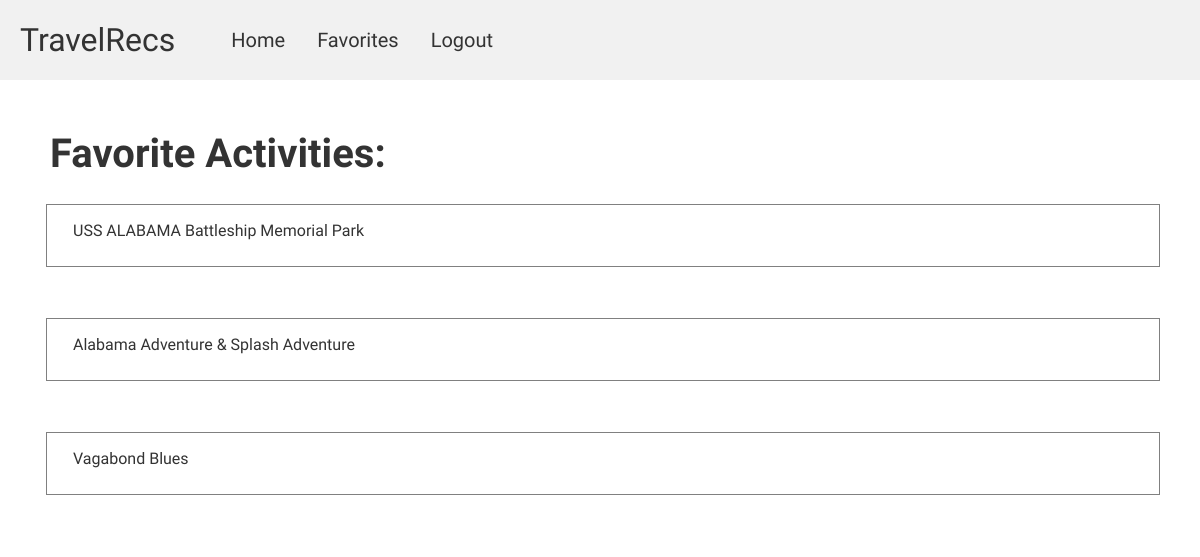
The page /favorites/ (signed in) on the database its author committed.
### states/models.py (models this page shows, shortened)
class Activity(models.Model):
    state = models.CharField(max_length = 20, null = True)
    abv = models.CharField(max_length = 3, null = True)
    name = models.CharField(max_length = 100, null = True)
    category = models.CharField(max_length = 100, null = True)
    image = models.CharField(max_length = 300, null = True)
    link = models.CharField(max_length = 200, null = True)
    description = models.CharField(max_length = 400, null = True)
    address = models.CharField(max_length = 100, null = True)
    favorite = models.ManyToManyField(User, related_name = 'activities')
    objects = models.Manager() #default
    objects = models.Manager()

### states/views.py (the view)
# urls.py: path('favorites/', FavoritesListView, name = 'favoritesList'),
def FavoritesListView(request):
    new = Activity.objects.filter(favorite = request.user)
    return render(request, 'favorites.html', {'new' : new})

### states/templates/favorites.html (shortened to what this page needs)
<!DOCTYPE html>
<html lang="en">
<head>
    <link rel = "stylesheet" href = "/static/css/favorites.css">
    {% extends 'base.html' %}
{% block content %}
    <div class = "content">
    <body>
        <div class = "header"><h1>Favorite Activities:</h1></div>
        {% for activity in new %}
        <div class = "parent">
            <div class = "child">
                <div class = "activity"><a href = "{% url 'activity' activity.id %}">{{ activity.name }}</a></div>
            </div>
        </div>
        <br/>
        {% endfor %}
    </body>
    </div>
{% endblock %}

### states/static/css/favorites.css (style rules this page uses)
.content { text-align: left; background-color: white; color: #333; text-decoration: none; padding-left: 30px; }
h1 { font-size: 30px; margin-left: 20px; }
body a { text-decoration: none; color: #333; }
.parent { border: 1px solid gray; margin: 1rem; margin-right: 40px; padding-bottom: 10px; padding-left: 10px; }
.child { display: inline-block; gap: 100px; padding: 1rem 1rem; margin-right: 200px }

### states/static/css/base.css (style rules this page uses)
* { font-family: 'Raleway', sans-serif; }
body { margin: 0; }

### states/templates/favorites.html (style rules this page uses)
h1 { font-size: 40px; margin-top: 50px; }

### rows shown on the page
Activity: name "USS ALABAMA Battleship Memorial Park"
Activity: name "Alabama Adventure & Splash Adventure"
Activity: name "Vagabond Blues"
